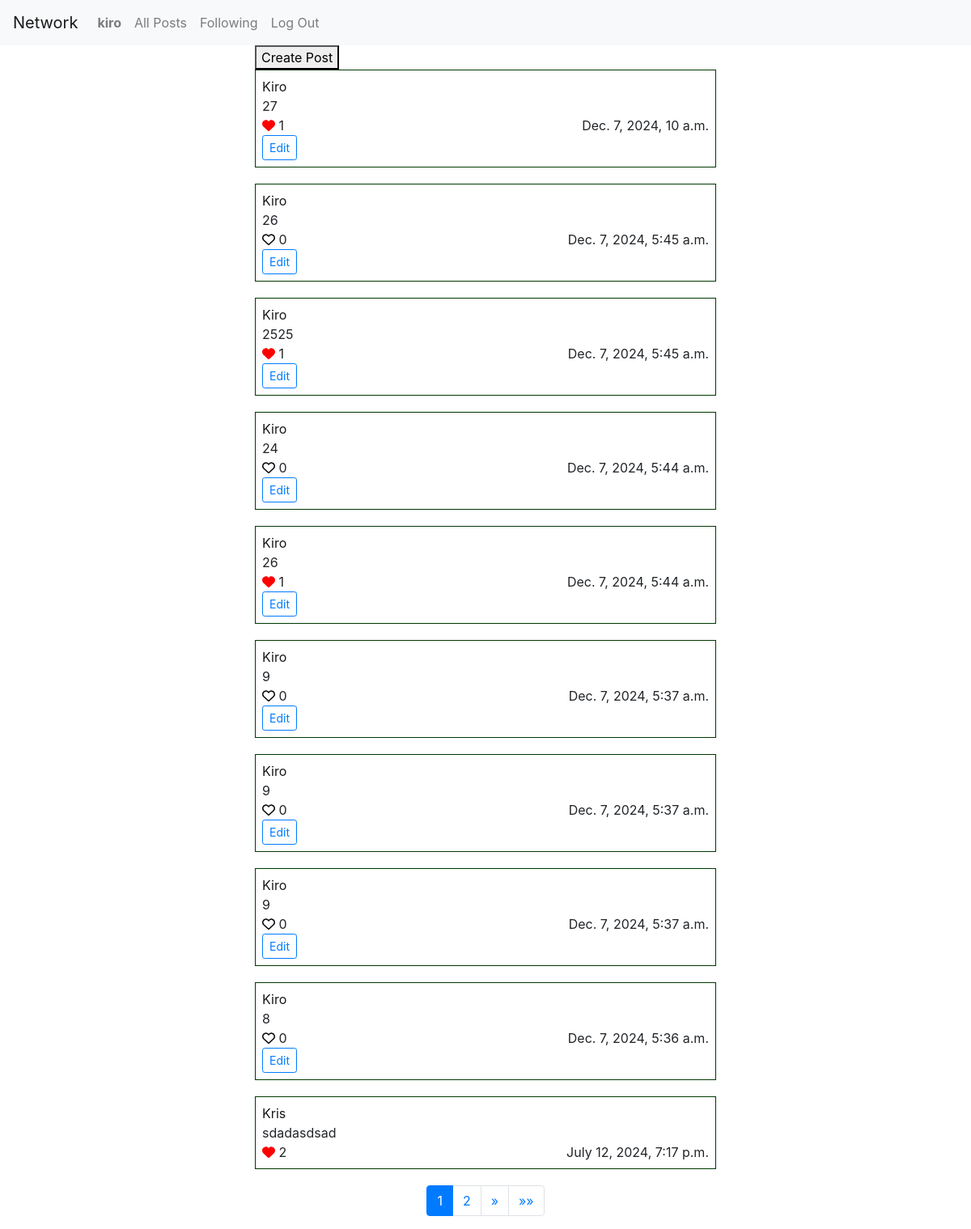
Before: / (signed in) with the older database file.
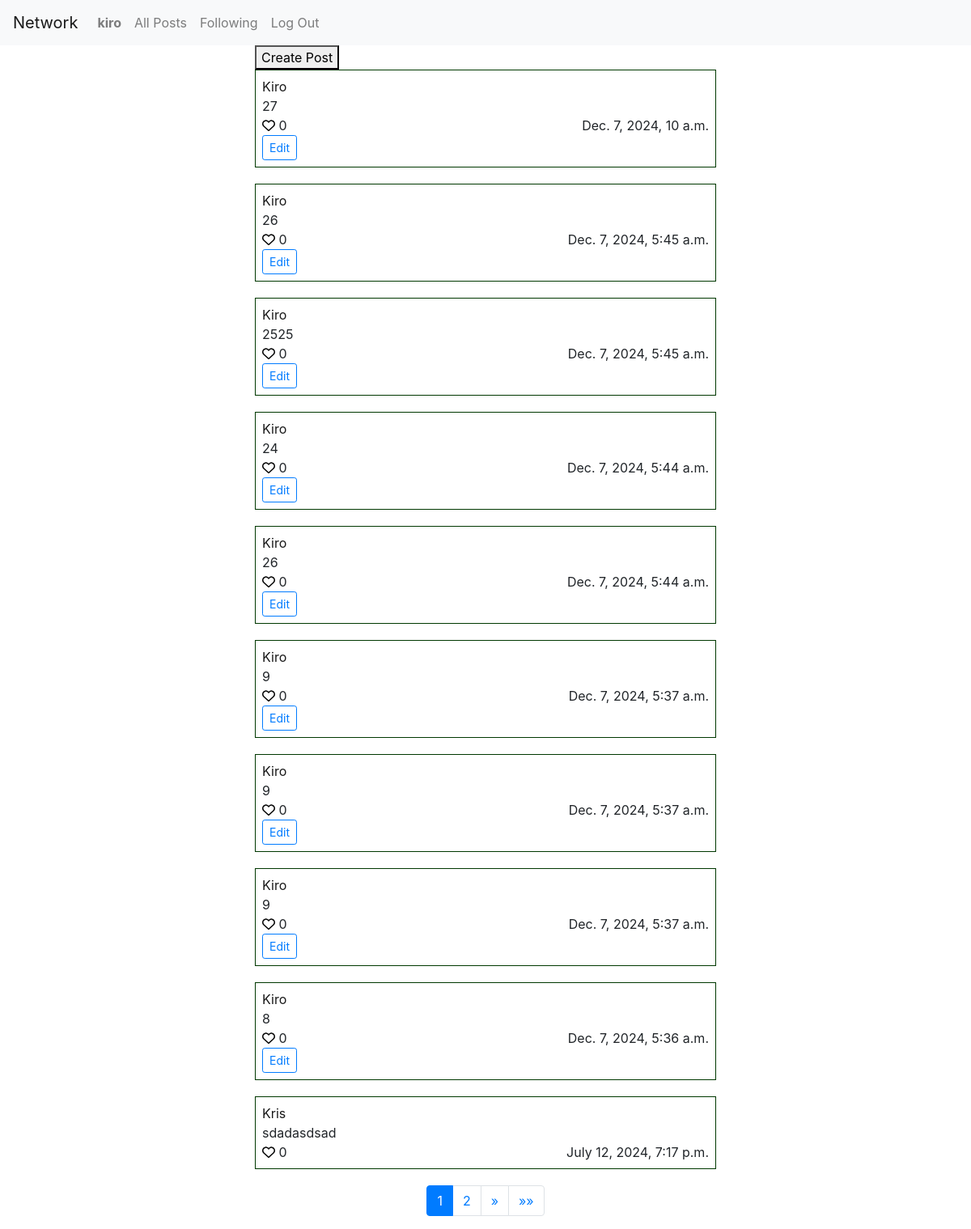
After: the same page with the newer database file.
### network/models.py (models this page shows)
class Post(models.Model):
    user = models.ForeignKey(User, on_delete=models.CASCADE, related_name="posts")
    body = models.TextField(max_length=1024)
    created_at = models.DateTimeField(auto_now_add=True)
    likes = models.IntegerField(default=0)

class User(AbstractUser):
    pass

### network/views.py (the view)
# urls.py: path("", views.index, name="index"),
def index(request):
    posts = Post.objects.all().order_by("-created_at")
    paginator = Paginator(posts, 10)
    page_number = request.GET.get('page')
    page_obj = paginator.get_page(page_number)
    liked_posts = Like.objects.filter(user=request.user).values_list('post', flat=True)
    return render(request, "network/index.html", {
        "page_obj": page_obj,
        "liked_posts": liked_posts
    })

### network/templates/network/index.html (shortened to what this page needs)
{% extends "network/layout.html" %} {% load static %} {% block body %}
<div class="container">
  <button id="open-create-form">Create Post</button>
  {% for post in page_obj %}
  <div class="post" data-post-id="{{ post.id }}" data-post-likes="{{ post.likes }}">
    <a href="{% url 'profile' post.user.id %}">
      <p>{{ post.user|capfirst }}</p>
    </a>
    <p class="post-body post-body-{{ post.id }}">{{ post.body }}</p>
    <div class="d-flex justify-content-between">
      <div>
        {% if post.id in liked_posts %}
          <button class="unlike-post unlike-post-{{ post.id }}" data-post-id="{{ post.id }}">
          </button>
        {% else %}
          <button class="like-post like-post-{{ post.id }}" data-post-id="{{ post.id }}">
          </button>
        {% endif %}
        <span class="post-likes">{{ post.likes }}</span>
      </div>
      <span>{{ post.created_at }}</span>
    </div>
    {% if post.user == request.user %}
    <button class="btn btn-sm btn-outline-primary edit-post">Edit</button>
    {% endif %}
  </div>
  {% endfor %}
  <nav aria-label="Page navigation">
    <ul class="pagination justify-content-center">
      {% for num in page_obj.paginator.page_range %}
        {% if page_obj.number == num %}
          <li class="page-item active"><span class="page-link">{{ num }}</span></li>
        {% elif num > page_obj.number|add:'-3' and num < page_obj.number|add:'3' %}
          <li class="page-item">
            <a class="page-link" href="?page={{ num }}">{{ num }}</a>
          </li>
        {% endif %}
      {% endfor %}
      {% if page_obj.has_next %}
        <li class="page-item">
          <a
            class="page-link"
            href="?page={{ page_obj.next_page_number }}"
            aria-label="Next"
          >
            <span aria-hidden="true">&raquo;</span>
          </a>
        </li>
        <li class="page-item">
          <a
            class="page-link"
            href="?page={{ page_obj.paginator.num_pages }}"
            aria-label="Last"
          >
            <span aria-hidden="true">&raquo;&raquo;</span>
          </a>
        </li>
      {% endif %}
    </ul>
  </nav>
</div>
{% endblock %}

Changed rows visible on the page:
changed Post "Dec. 7, 2024, 10 a.m.": likes "1" → "0"
changed Post (number 3 of 10 on the later page): likes "1" → "0"
changed Post (number 5 of 10 on the later page): likes "1" → "0"
changed Post "sdadasdsad": likes "2" → "0"
